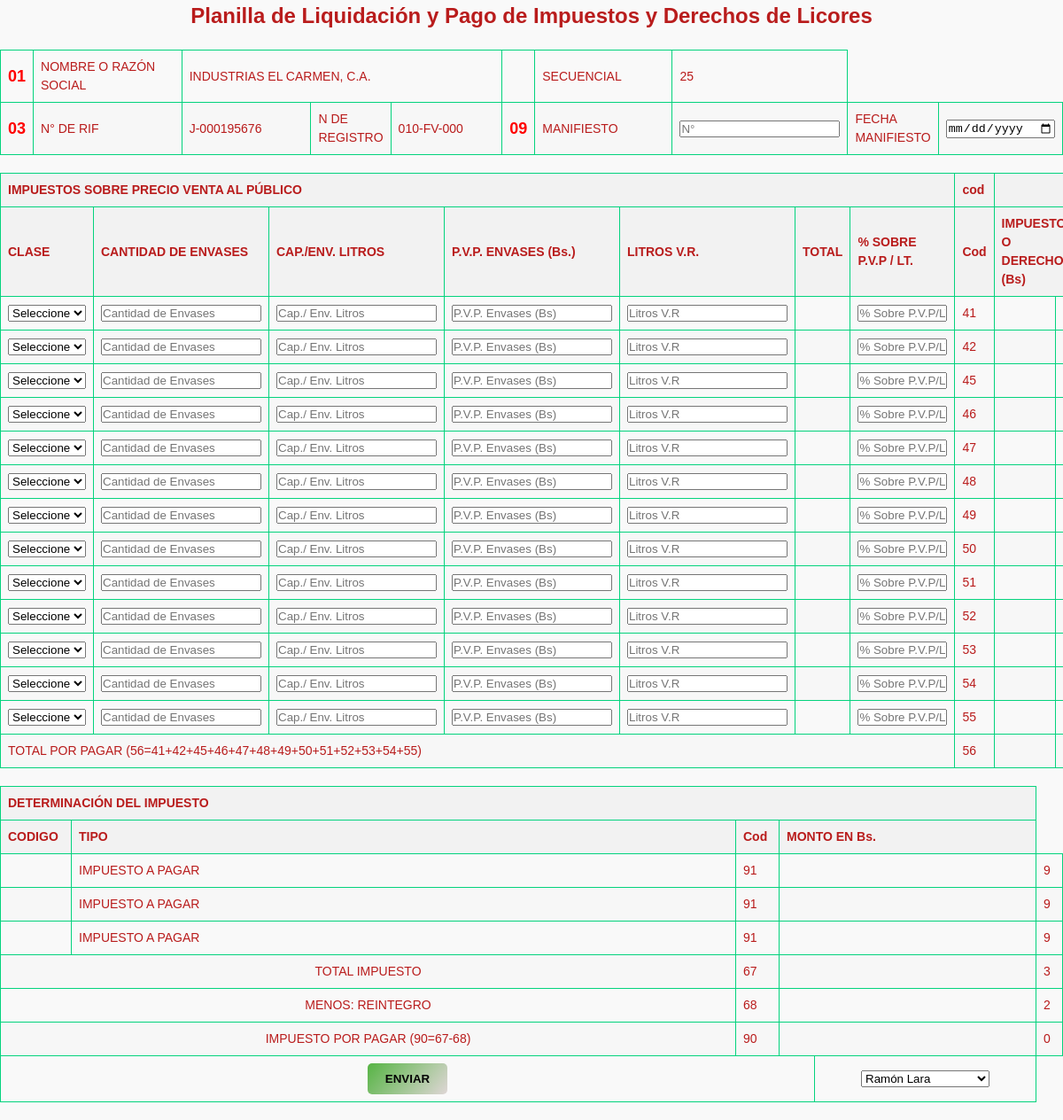
Page /liquidaciones/liq1.php?licencia=010-FV-000 (signed in) on the committed database.
### tables this page shows
CREATE TABLE `licencia_licores` (
  `Numero_registro` int(11) DEFAULT NULL,
  `Fecha_autorizacion` varchar(10) NOT NULL,
  `Numero_autorizacion` varchar(10) NOT NULL,
  `Region` varchar(15) DEFAULT 'REGION CENTRAL',
  `Unidad` int(11) NOT NULL,
  `Razon_social` varchar(60) NOT NULL,
  `Numero_cedula_solicitante` varchar(20) DEFAULT NULL,
  `Numero_rif_solicitante` varchar(15) NOT NULL,
  `Direccion` text DEFAULT NULL,
  `Autorizacion_ejerce` varchar(50) DEFAULT 'INDUSTRIA DE ALCOHOL Y ESPECIES ALCOHOLICAS',
  `Administrador_representante_legal` varchar(35) DEFAULT NULL,
  `Nacionalidad` tinyint(1) DEFAULT NULL,
  `Cedula_representante` varchar(15) DEFAULT NULL,
  `Numero_rif_representante` varchar(15) DEFAULT NULL,
  `Firmante` int(11) DEFAULT NULL,
  `Segunda_firma` int(11) DEFAULT NULL,
  `Persona_juridica` tinyint(1) DEFAULT NULL,
  `Materia_prima` varchar(80) DEFAULT NULL,
  `Telefono_solicitante` varchar(20) DEFAULT NULL,
  `Telefono_reprensentante` varchar(20) DEFAULT NULL,
  `Direccion_representante_legal` text DEFAULT NULL,
  `Habilitado` tinyint(1) DEFAULT 1,
  `Correo_representante` varchar(25) DEFAULT NULL,
  `N_inscripcion` int(11) DEFAULT NULL,
  `Tomo` varchar(11) DEFAULT NULL,
  `Oficina_resgistro_mercantil` varchar(40) DEFAULT NULL,
  `Grado_alcoholico` decimal(5,2) DEFAULT NULL
);

CREATE TABLE `liquidacion_licores` (
  `Secuencial` int(11) NOT NULL,
  `N_liquidacion` int(11) NOT NULL,
  `Licencia` varchar(10) NOT NULL,
  `Fecha_liquidacion` varchar(10) NOT NULL,
  `Numero_manfiesto` varchar(10) NOT NULL,
  `Fecha_manifiesto` varchar(10) NOT NULL,
  `Firmante` int(11) NOT NULL
);

### liquidaciones/liq1.php (the view, shortened to what this page needs)
<?php $tipoliq = $_GET['tipo'];
$licencia = $_GET['licencia'];
$servername = "localhost";
$username = "root";
$password = "";
$dbname = "expendiobd";
$conn = new mysqli($servername, $username, $password, $dbname);
?>
<!DOCTYPE html>
<html>
<head>
  <link rel="stylesheet" href="styles.css">
</head>
<body>
  <h1>Planilla de Liquidación y Pago de Impuestos y Derechos de Licores</h1>
  <table width="50%" align="center">
    <tr>
      <td>
        <font color="red" size="4"><strong>01</strong></font>
      </td>
      <td width="250">NOMBRE O RAZÓN SOCIAL</td>
      <td colspan="3"><?php
      $sqlrif = 'SELECT Razon_social, Numero_rif_solicitante FROM `licencia_licores` WHERE Numero_autorizacion = "'.$licencia.'";';
      $resultado = $conn->query($sqlrif);
      if ($resultado->num_rows > 0) {
        $row = $resultado->fetch_assoc();
        $nombre = $row['Razon_social'];
        $rif = $row['Numero_rif_solicitante'];
      }else {
        $nombre = '';
        $rif = '';
      }
      echo $nombre; ?></td>
      <td></td>
      <td>SECUENCIAL</td>
      <td><?php
      $sqlseq = "SELECT `Secuencial` FROM `liquidacion_licores` ORDER BY `Secuencial` DESC LIMIT 1;";
      $resultado = $conn->query($sqlseq);
      if ($resultado->num_rows > 0) {
        $row = $resultado->fetch_assoc();
        echo (intval($row['Secuencial'])+1);
      }else {
        echo 1;
      }
      ?></td>
    </tr>
    <tr>
      <td width="30">
        <font color="red" size="4"><strong>03 </strong></font>
      </td>
      <td width="200">N° DE RIF</td>
      <td width="200"><?php echo $rif; ?></td>
      <td>N DE REGISTRO</td>
      <td width="200"><?php echo $licencia; ?></td>
      <td>
        <center>
          <font color="red" size="4"><strong>09</strong></font>
        </center>
      </td>
      <td width="200">MANIFIESTO</td>
      <td><input type="text" placeholder="N°" name="manifiesto" id="manifiesto"></td>
      <td>FECHA MANIFIESTO</td>
      <td><input type="date" placeholder="fecha" name="fechamanifiesto" id="fechamanifiesto"></td>
    </tr>
  </table>
  <?php if ($tipoliq == 1) {
    echo '<table width="50%" align="center">
  </tr>
  <tr>
    <th colspan="6">IMPUESTOS SOBRE PRODUCCIÓN</th>
    <th colspan="1">COD</th>
    <TH colspan="2"></TH>
  </tr>
  <tr>
    <th rowspan="2">CLASE</th>
    <th rowspan="2">LITRO V.R.</th>
    <th rowspan="2">F.R. o G.L.</th>
    <th rowspan="2">LITRO A.A.</th>
    <th colspan="2">IMP.S/LITROS(Bs)</th>
    <th rowspan="2">COD</th>
    <th rowspan="2" colspan="3">IMPUESTO O DERECHOS (Bs.)</th>
  </tr>
  <tr>
    <td>V.R.</td>
    <td>A.A.</td>
  </tr>';
    $codigos = array(
      1 => 9,
      2 => 7,
      3 => 5,
      4 => 3,
      5 => 2
    );
    $codigos1 = array(
      1 => 21,
      2 => 23,
      3 => 25,
      4 => 27,
      5 => 28
    );
    $sql = "SELECT r.Id_producto, p.Nombre_producto FROM relacion_productos_licores r, clase_producto p WHERE r.Id_licencia = \"$licencia\" AND r.Id_producto = p.Id;";
    $productos = $conn->query($sql);
    while ($row = $productos->fetch_assoc()) {
      $nuevo[$row['Id_producto']] =  $row['Nombre_producto'];
    };
    for ($i = 1; $i <= 5; $i++) {
      echo '<tr>
  <td><select name="clase' . $i . '" id ="clase' . $i . '">
  <option value="0">Seleccione</option>';
      foreach ($nuevo as $id => $clase) {
        echo '<option value="' . $id . '">' . $clase . '</option>';
      };
      echo '</select></td>
  <td><input type="number" placeholder="Litro V.R" id="lvr' . $i . '"></td>
  <td><input type="number" placeholder="F.R o G.L" id="fr' . $i . '"></td>
  <td><input type="number" placeholder="Litro A.A." id="laa' . $i . '" readonly></td>
  <td><input type="number" placeholder="V.R" id="lvrr' . $i . '" readonly></td>
  <td><input type="number" placeholder="A.A" id="aa' . $i . '" readonly></td>
  <td>' . $codigos1[$i] . '</td>
  <td width="200" id="impuesto' . $i . '"></td>
  <td width="30">' . $codigos[$i] . '</td>
</tr>';
    }
    echo '
  <tr>
    <td colspan="6">TOTAL POR PAGAR (29=21+23+25+27+28)</td>
    <td>29</td>
    <td id = "totalimp"></td>
    <td>1</td>
  </tr>
</table>
';
  } else {
    echo '<table width="50%" align="center">
  <tr>
    <th colspan="7">IMPUESTOS SOBRE PRECIO VENTA AL PÚBLICO</th>
    <th>cod</th>
    <th colspan="2"></th>
  </tr>
  <tr>
    <th width="100">CLASE</th>
    <th>CANTIDAD DE ENVASES</th>
    <th>CAP./ENV. LITROS</th>
    <th>P.V.P. ENVASES (Bs.)</th>
    <th>LITROS V.R.</th>
    <th>TOTAL</th>
    <th>% SOBRE P.V.P / LT.</th>
    <th width="50">Cod</th>
    <th colspan="2">IMPUESTOS O DERECHOS (Bs)</th>
  </tr>';
    $codigos = array(
      1 => 9,
      2 => 8,
      3 => 5,
      4 => 4,
      5 => 3,
      6 => 2,
      7 => 1,
      8 => 0,
      9 => 9,
      10 => 8,
      11 => 7,
      12 => 6,
      13 => 5,
    );
    $codigos1 = array(
      1 => 41,
      2 => 42,
      3 => 45,
      4 => 46,
      5 => 47,
      6 => 48,
      7 => 49,
      8 => 50,
      9 => 51,
      10 => 52,
      11 => 53,
      12 => 54,
      13 => 55,
    );
    for ($i = 1; $i <= 13; $i++) {
      echo '<tr>
      <td><select name="clase' . $i . '" id ="clase' . $i . '">
      <option value="0">Seleccione</option>';
      echo '</select></td>
      <td><input type="number" size="15" placeholder="Cantidad de Envases" id="cantidad' . $i . '"></input></td>
      <td><input type="number" size="10" placeholder="Cap./ Env. Litros"id="capacidad' . $i . '"></input></td>
      <td><input type="number" size="15" placeholder="P.V.P. Envases (Bs)"id="pvpenv' . $i . '"></input></td>
      <td><input type="number" size="5" placeholder="Litros V.R"id="litrosvr' . $i . '"></input></td>
      <td id="totales' . $i . '"></td>
      <td><input type="text" size="10" placeholder="% Sobre P.V.P/LT."id="porcentaje' . $i . '"></input></td>
      <td>' . $codigos1[$i] . '</td>
      <td id="impuesto' . $i . '"></input></td>
      <td width="30">' . $codigos[$i] . '</td>
    </tr>';
    }
    echo '
  <tr>
    <td colspan="7">TOTAL POR PAGAR (56=41+42+45+46+47+48+49+50+51+52+53+54+55)</td>
    <td>56</td>
    <td id = "totalimp"></td>
    <td>4</td>
  </tr>
</table>';
  } ?>
  <table width="50%" align="center">
    <tr>
      <th colspan="6">DETERMINACIÓN DEL IMPUESTO</th>
    </tr>
    <tr>
      <th>CODIGO</th>
      <th>TIPO</th>
      <th width="49">Cod</th>
      <th colspan="3">MONTO EN Bs.</th>
    </tr>
    <?php
    for ($i = 1; $i <= 3; $i++) {
      echo '<tr>
    <td width="80" id = "codigop' . $i . '"></td>
    <td  width="750">IMPUESTO A PAGAR</td>
    <td>91</td>
    <td colspan="3" id="sumcodigo' . $i . '"></td>
    <td width="30">9</td>
  </tr>';
    }
    ?>
    <tr>
      <td colspan="2" style="text-align: center;">TOTAL IMPUESTO</td>
      <td>67</td>
      <td colspan="3" id="montopararestar"></td>
      <td>3</td>
    </tr>
    <tr>
      <td colspan="2" style="text-align: center;">MENOS: REINTEGRO</td>
      <td>68</td>
      <td colspan="3"></td>
      <td>2</td>
    </tr>
    <tr>
      <td colspan="2" style="text-align: center;">IMPUESTO POR PAGAR (90=67-68)</td>
      <td>90</td>
      <td colspan="3" id="montofinalfinal"></td>
      <td>0</td>
    </tr>
    <tr>
      <td colspan="5" style="text-align: center;">
        <button class="busc" id="boton" onclick="enviar()">ENVIAR</button>
      </td>
      <td width="250">
        <center><select name="firmante" id="firmante">
            <?php
    $sql = "SELECT `Id_firmante`,`Nombre_firmante` FROM `firmante_liquidacion`;";
    $productos = $conn->query($sql);
    while ($row = $productos->fetch_assoc()) {
      $firmantes[$row['Id_firmante']] =  $row['Nombre_firmante'];
    };
            foreach ($firmantes as $id => $clase) {
              echo '<option value="' . $id . '">' . $clase . '</option>';
            };
            ?>
          </select></center>
      </td>
    </tr>
  </table>
</body>
</html>

### liquidaciones/styles.css (style rules this page uses)
* { box-sizing: border-box; margin: 0; padding: 0; }
body { font-family: Arial, sans-serif; font-size: 14px; line-height: 1.5; color: #b91c1c; background-color: #f9f9f9; }
table { border-collapse: collapse; width: 100%; margin: 20px auto; }
th, td { text-align: left; padding: 8px; border: 1px solid #04d37d; }
th { background-color: #f2f2f2; font-weight: bold; }
h1 { font-size: 24px; margin-bottom: 10px; text-align: center; }
table tr:nth-child(even) { background-color: #f7f7f7; }
.busc { background: linear-gradient(130deg, rgb(86, 180, 68), rgb(223, 214, 214)); color: #030303; padding: 10px 20px; border: none; border-radius: 5px; cursor: pointer; font-weight: bold; }

### rows in the picture
licencia_licores: Razon_social "INDUSTRIAS EL CARMEN, C.A.", Numero_rif_solicitante "J-000195676"
liquidacion_licores: intval($row['Secuencial'])+1 "25"

### other values in the picture
$licencia "010-FV-000"
$codigos1[$i] "41"
$codigos1[$i] "42"
$codigos1[$i] "45"
$codigos1[$i] "46"
$codigos1[$i] "47"
$codigos1[$i] "48"
$codigos1[$i] "49"
$codigos1[$i] "50"
$codigos1[$i] "51"
$codigos1[$i] "52"
$codigos1[$i] "53"
$codigos1[$i] "54"
$codigos1[$i] "55"
form field firmante "Ramón Lara"
